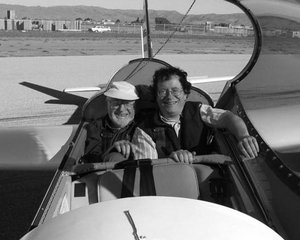
//> input picture 03_imgproc_module/22_match_template/Template_Matching_Original_Image.jpg, 300 x 240 px
$ ./laplace ../22_match_template/Template_Matching_Original_Image.jpg   (built with g++ and OpenCV 4)
//> lines starting //> are read from the running program, lines starting //| are printed output that depends on the picture
/**
 * @file Laplace_Demo.cpp
 * @brief Sample code showing how to detect edges using the Laplace operator
 * @author OpenCV team
 */

#include "opencv2/imgproc.hpp"
#include "opencv2/imgcodecs.hpp"
#include "opencv2/highgui.hpp"

using namespace cv;

/**
 * @function main
 */
int main( int argc, char** argv )
{
    //![variables]
    // Declare the variables we are going to use
    Mat src, src_gray, dst;
    int kernel_size = 3;
    int scale = 1;
    int delta = 0;
    int ddepth = CV_16S;
    const char* window_name = "Laplace Demo";
    //![variables]

    //![load]
    const char* imageName = argc >=2 ? argv[1] : "../../data/wechat.jpg";

    src = imread( imageName, IMREAD_COLOR ); // Load an image
//> src is the input picture: 240 rows x 300 cols, CV_8UC3; min 0, max 255, mean 118.1

    // Check if image is loaded fine
    if(src.empty()){
        printf(" Error opening image\n");
        printf(" Program Arguments: [image_name -- default ../data/lena.jpg] \n");
        return -1;
    }
    //![load]

    //![reduce_noise]
    // Reduce noise by blurring with a Gaussian filter ( kernel size = 3 )
    GaussianBlur( src, src, Size(3, 3), 0, 0, BORDER_DEFAULT );
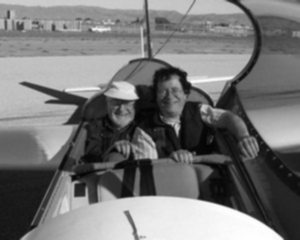
//> src: 240 rows x 300 cols, CV_8UC3; min 3, max 255, mean 118.1
    //![reduce_noise]

    //![convert_to_gray]
    cvtColor( src, src_gray, COLOR_BGR2GRAY ); // Convert the image to grayscale
    //![convert_to_gray]

    /// Apply Laplace function
    Mat abs_dst;
    //![laplacian]
    Laplacian( src_gray, dst, ddepth, kernel_size, scale, delta, BORDER_DEFAULT );
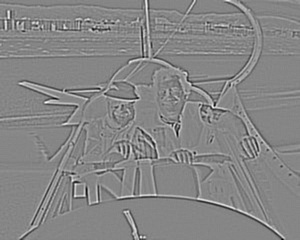
//> dst: 240 rows x 300 cols, CV_16SC1; min -380, max 342, mean 0; drawn with min black and max white
    //![laplacian]

    //![convert]
    // converting back to CV_8U
    convertScaleAbs( dst, abs_dst );
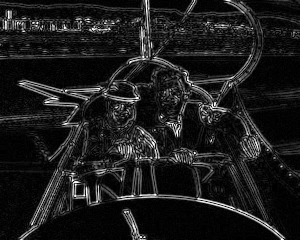
//> abs_dst: 240 rows x 300 cols, CV_8UC1; min 0, max 255, mean 28.2
    //![convert]

    //![display]
    imshow( window_name, abs_dst );
    waitKey(0);
    //![display]

    return 0;
}
